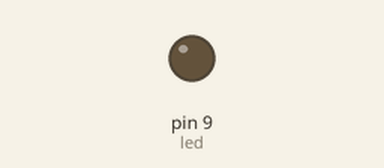
Bench run of a sketch on a simulated Arduino Uno, built with avr-gcc and run on an emulated ATmega328P. Shown: output pins drawn as LEDs (lit = HIGH).

Above: at 1.0 s.
At 6.6 s:
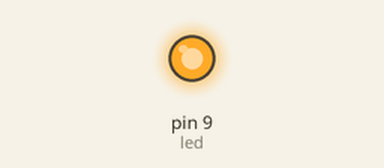
Timing chart, 0 to 11.2 s (numbered marks = the images above):
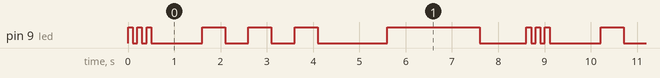

Measured:
- by itself, pin 9 (led): repeats every 8.6 s: 2 × (LOW 0.10 s, HIGH 0.10 s), LOW 1.1 s, 2 × (HIGH 0.50 s, LOW 0.50 s), HIGH 0.50 s, LOW 1.5 s, HIGH 2.0 s, LOW 1.0 s, HIGH 0.10 s
- by itself, everything shown: repeats every 8.6 s, in 14 steps

The sketch:

Bai03.ino
```cpp
int led = 9;
int tic = 100;
int tac = 500;
int taa = 2000;
void setup() {
  // put your setup code here, to run once:
pinMode(led,OUTPUT);
}

void loop() {
  // put your main code here, to run repeatedly:
  digitalWrite(led,HIGH);
  delay(tic);
  digitalWrite(led,LOW);
  delay(tic);

  digitalWrite(led,HIGH);
  delay(tic);
  digitalWrite(led,LOW);
  delay(tic);

  digitalWrite(led,HIGH);
  delay(tic);
  digitalWrite(led,LOW);
  delay(tic);

  delay(1000);

  digitalWrite(led,HIGH);
  delay(tac);
  digitalWrite(led,LOW);
  delay(tac);

  digitalWrite(led,HIGH);
  delay(tac);
  digitalWrite(led,LOW);
  delay(tac);

  digitalWrite(led,HIGH);
  delay(tac);
  digitalWrite(led,LOW);
  delay(tac);

  delay(1000);

  digitalWrite(led,HIGH);
  delay(taa);
  digitalWrite(led,LOW);
  delay(10);

  delay(1000);
}
```
